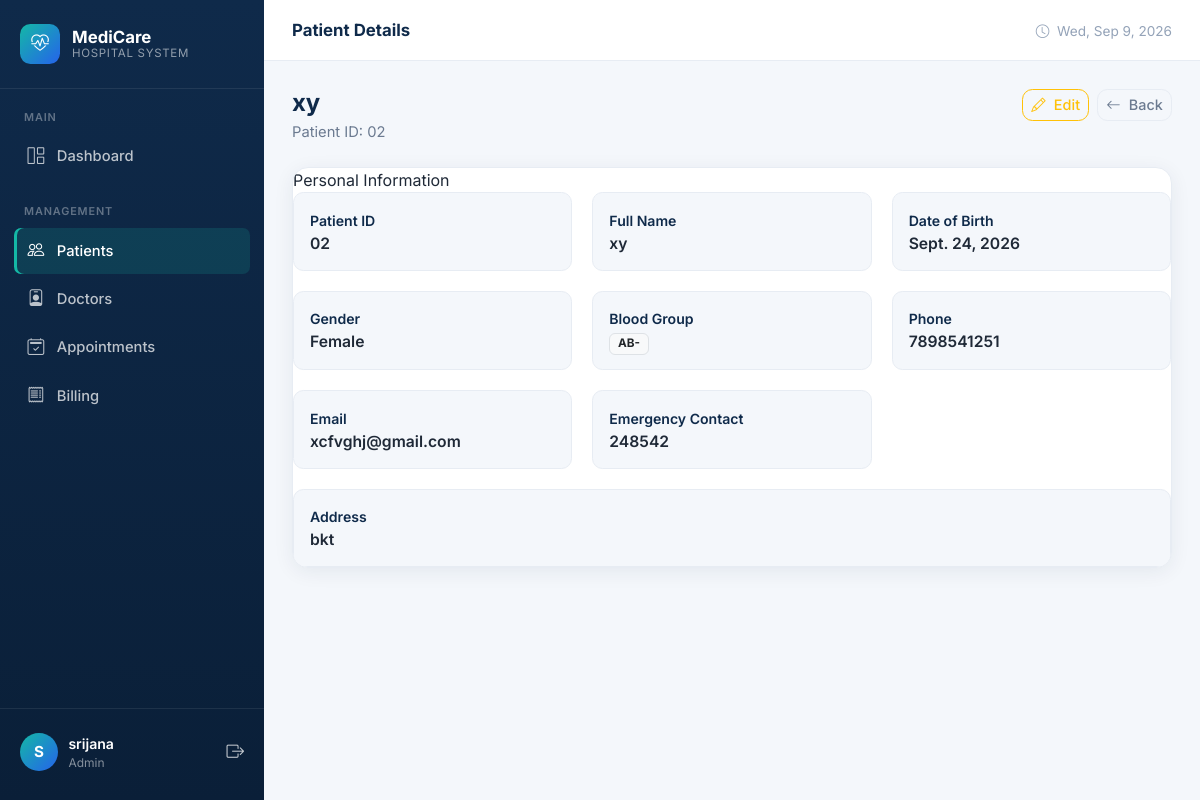
/patients/2/ (signed in), run on the app's committed database.
### hospital/models.py (models this page shows, shortened)
class Patient(models.Model):
        user = models.OneToOneField(
        User,
        on_delete=models.CASCADE,
        null=True,
        blank=True,
        related_name='patient_profile'
    )
        GENDER_CHOICES = [
        ('Male', 'Male'),
        ('Female', 'Female'),
        ('Other', 'Other'),
    ]
        BLOOD_GROUP_CHOICES = [
        ('A+', 'A+'),
        ('A-', 'A-'),
        ('B+', 'B+'),
        ('B-', 'B-'),
        ('AB+', 'AB+'),
        ('AB-', 'AB-'),
        ('O+', 'O+'),
        ('O-', 'O-'),
    ]
        patient_id = models.CharField(max_length=20, unique=True)
        full_name = models.CharField(max_length=100)
        date_of_birth = models.DateField()
        gender = models.CharField(max_length=10, choices=GENDER_CHOICES)
        blood_group = models.CharField(
        max_length=5,
        choices=BLOOD_GROUP_CHOICES
    )
        phone = models.CharField(max_length=15)
        email = models.EmailField(blank=True)
        address = models.TextField()
        emergency_contact = models.CharField(max_length=15)
        created_at = models.DateTimeField(auto_now_add=True)

### hospital/views.py (the view)
@login_required
def patient_detail(request, id):
    patient = get_object_or_404(Patient, id=id)
    return render(
        request,
        'hospital/patient_detail.html',
        {
            'patient': patient,
        }
    )

### hospital/templates/hospital/patient_detail.html (shortened to what this page needs)
{% extends 'hospital/base.html' %}
{% block page_title %}Patient Details{% endblock %}
{% block content %}
<div class="page-header">
    <div>
        <h1>{{ patient.full_name }}</h1>
        <div class="subtitle">Patient ID: {{ patient.patient_id }}</div>
    </div>
    <div class="d-flex gap-2">
        <a href="{% url 'edit_patient' patient.id %}" class="btn btn-outline-warning btn-sm">
            <i class="bi bi-pencil me-1"></i> Edit
        </a>
        <a href="{% url 'patient_list' %}" class="btn btn-outline-secondary btn-sm">
            <i class="bi bi-arrow-left me-1"></i> Back
        </a>
    </div>
</div>
<div class="card-modern">
    <div class="card-header">Personal Information</div>
    <div class="card-body">
        <div class="detail-grid">
            <div class="detail-item">
                <label>Patient ID</label>
                <div class="value">{{ patient.patient_id }}</div>
            </div>
            <div class="detail-item">
                <label>Full Name</label>
                <div class="value">{{ patient.full_name }}</div>
            </div>
            <div class="detail-item">
                <label>Date of Birth</label>
                <div class="value">{{ patient.date_of_birth }}</div>
            </div>
            <div class="detail-item">
                <label>Gender</label>
                <div class="value">{{ patient.gender }}</div>
            </div>
            <div class="detail-item">
                <label>Blood Group</label>
                <div class="value"><span class="badge bg-light text-dark border">{{ patient.blood_group }}</span></div>
            </div>
            <div class="detail-item">
                <label>Phone</label>
                <div class="value">{{ patient.phone }}</div>
            </div>
            <div class="detail-item">
                <label>Email</label>
                <div class="value">{{ patient.email|default:"—" }}</div>
            </div>
            <div class="detail-item">
                <label>Emergency Contact</label>
                <div class="value">{{ patient.emergency_contact }}</div>
            </div>
            <div class="detail-item" style="grid-column: 1 / -1;">
                <label>Address</label>
                <div class="value">{{ patient.address }}</div>
            </div>
        </div>
    </div>
</div>
{% endblock %}

### hospital/templates/hospital/base.html (shortened to what this page needs)
{% load static %}
<!DOCTYPE html>
<html lang="en">
<head>
    <link href="https://cdn.jsdelivr.net/npm/bootstrap@5.3.3/dist/css/bootstrap.min.css" rel="stylesheet">
    <link href="https://cdn.jsdelivr.net/npm/bootstrap-icons@1.11.3/font/bootstrap-icons.min.css" rel="stylesheet">
    <link href="{% static 'hospital/css/style.css' %}" rel="stylesheet">
</head>
<body>
{% if request.user.is_authenticated %}
<div class="app-wrapper">
    <aside class="sidebar" id="sidebar">
        <div class="sidebar-brand">
            <div class="brand-icon">
                <i class="bi bi-heart-pulse"></i>
            </div>
            <div class="brand-text">
                MediCare
                <small>Hospital System</small>
            </div>
        </div>
        <nav class="sidebar-nav">
            {% if request.user.profile.role == 'STAFF' or request.user.is_superuser %}
            <div class="nav-section">
                <div class="nav-section-title">Main</div>
                <a href="{% url 'staff_dashboard' %}" class="nav-link {% if request.resolver_match.url_name == 'staff_dashboard' or request.resolver_match.url_name == 'dashboard' %}active{% endif %}">
                    <i class="bi bi-grid-1x2"></i> Dashboard
                </a>
            </div>
            <div class="nav-section">
                <div class="nav-section-title">Management</div>
                <a href="{% url 'patient_list' %}" class="nav-link {% if 'patient' in request.resolver_match.url_name %}active{% endif %}">
                    <i class="bi bi-people"></i> Patients
                </a>
                <a href="{% url 'doctor_list' %}" class="nav-link {% if 'doctor' in request.resolver_match.url_name and 'dashboard' not in request.resolver_match.url_name %}active{% endif %}">
                    <i class="bi bi-person-badge"></i> Doctors
                </a>
                <a href="{% url 'appointment_list' %}" class="nav-link {% if 'appointment' in request.resolver_match.url_name %}active{% endif %}">
                    <i class="bi bi-calendar2-check"></i> Appointments
                </a>
                <a href="{% url 'bill_list' %}" class="nav-link {% if 'bill' in request.resolver_match.url_name %}active{% endif %}">
                    <i class="bi bi-receipt"></i> Billing
                </a>
            </div>
            {% endif %}
        </nav>
        <div class="sidebar-footer">
            <div class="user-info">
                <div class="user-avatar">
                    {{ request.user.username|first|upper }}
                </div>
                <div class="user-meta">
                    <div class="name">{{ request.user.get_full_name|default:request.user.username }}</div>
                    <div class="role">
                        {% if request.user.profile.role == 'STAFF' %}Hospital Staff
                        {% elif request.user.profile.role == 'DOCTOR' %}Doctor
                        {% elif request.user.profile.role == 'PATIENT' %}Patient
                        {% else %}Admin{% endif %}
                    </div>
                </div>
                <a href="{% url 'logout' %}" class="text-white opacity-75" title="Logout" style="font-size:1.1rem;">
                    <i class="bi bi-box-arrow-right"></i>
                </a>
            </div>
        </div>
    </aside>
    <div class="main-content">
        <header class="topbar">
            <div class="d-flex align-items-center gap-3">
                <div class="topbar-title">{% block page_title %}Dashboard{% endblock %}</div>
            </div>
            <div class="topbar-actions">
                <span class="text-muted-2 d-none d-md-inline" style="font-size:0.85rem;">
                    <i class="bi bi-clock me-1"></i>
                    <span id="currentDate"></span>
                </span>
            </div>
        </header>
        <div class="content-area">
            {% block content %}{% endblock %}
        </div>
    </div>
</div>
{% else %}
{% block auth_content %}{% endblock %}
{% endif %}
</body>
</html>

### data on the page
Patient: full_name "xy", patient_id "02", date_of_birth "Sept. 24, 2026", gender "Female", blood_group "AB-", phone "7898541251", email "xcfvghj@gmail.com", emergency_contact "248542", address "bkt"

### other printed values
{{ request.user.username|first|upper }} "S"
{{ request.user.get_full_name|default:request.user.username }} "srijana"
